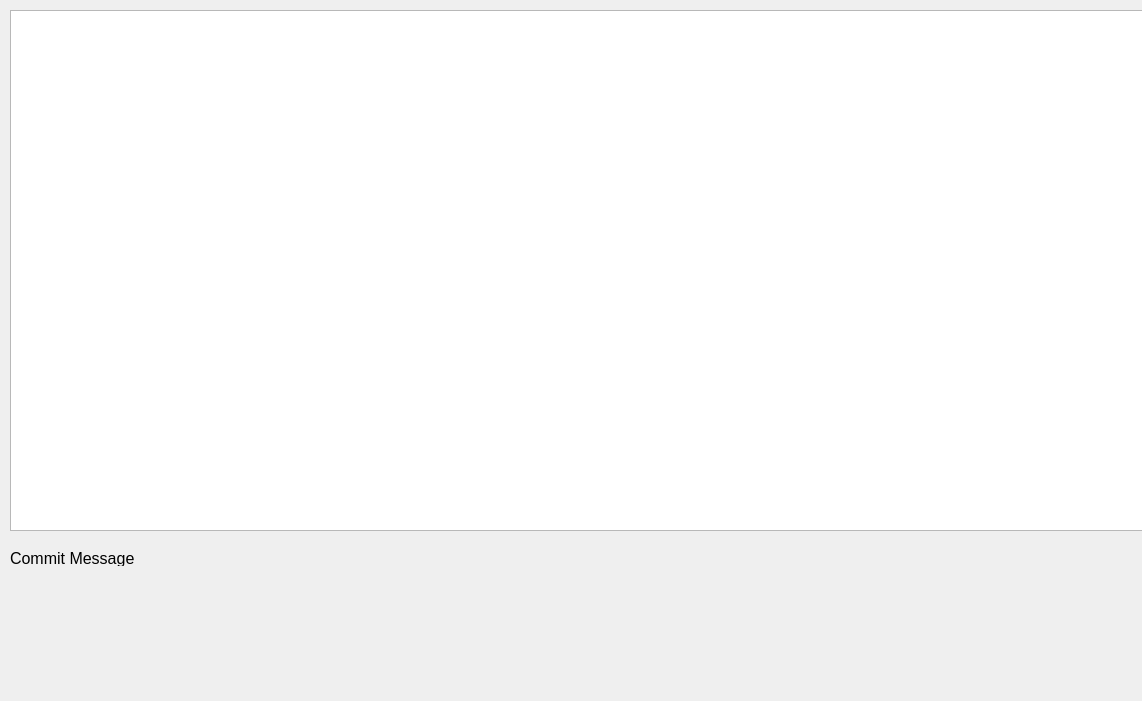
<?xml version="1.0" encoding="UTF-8"?>
<ui version="4.0">
 <class>FileInfomation</class>
 <widget class="QDialog" name="FileInfomation">
  <property name="geometry">
   <rect>
    <x>0</x>
    <y>0</y>
    <width>1142</width>
    <height>701</height>
   </rect>
  </property>
  <property name="windowTitle">
   <string>File Information</string>
  </property>
  <widget class="QTableView" name="ganttview">
   <property name="geometry">
    <rect>
     <x>10</x>
     <y>10</y>
     <width>1321</width>
     <height>521</height>
    </rect>
   </property>
  </widget>
  <widget class="QLabel" name="commitmsglbl">
   <property name="geometry">
    <rect>
     <x>20</x>
     <y>590</y>
     <width>1081</width>
     <height>171</height>
    </rect>
   </property>
   <property name="font">
    <font>
     <pointsize>14</pointsize>
    </font>
   </property>
   <property name="text">
    <string/>
   </property>
  </widget>
  <widget class="QLabel" name="label">
   <property name="geometry">
    <rect>
     <x>10</x>
     <y>550</y>
     <width>221</width>
     <height>16</height>
    </rect>
   </property>
   <property name="font">
    <font>
     <pointsize>12</pointsize>
    </font>
   </property>
   <property name="text">
    <string>Commit Message</string>
   </property>
  </widget>
 </widget>
 <resources/>
 <connections/>
</ui>
